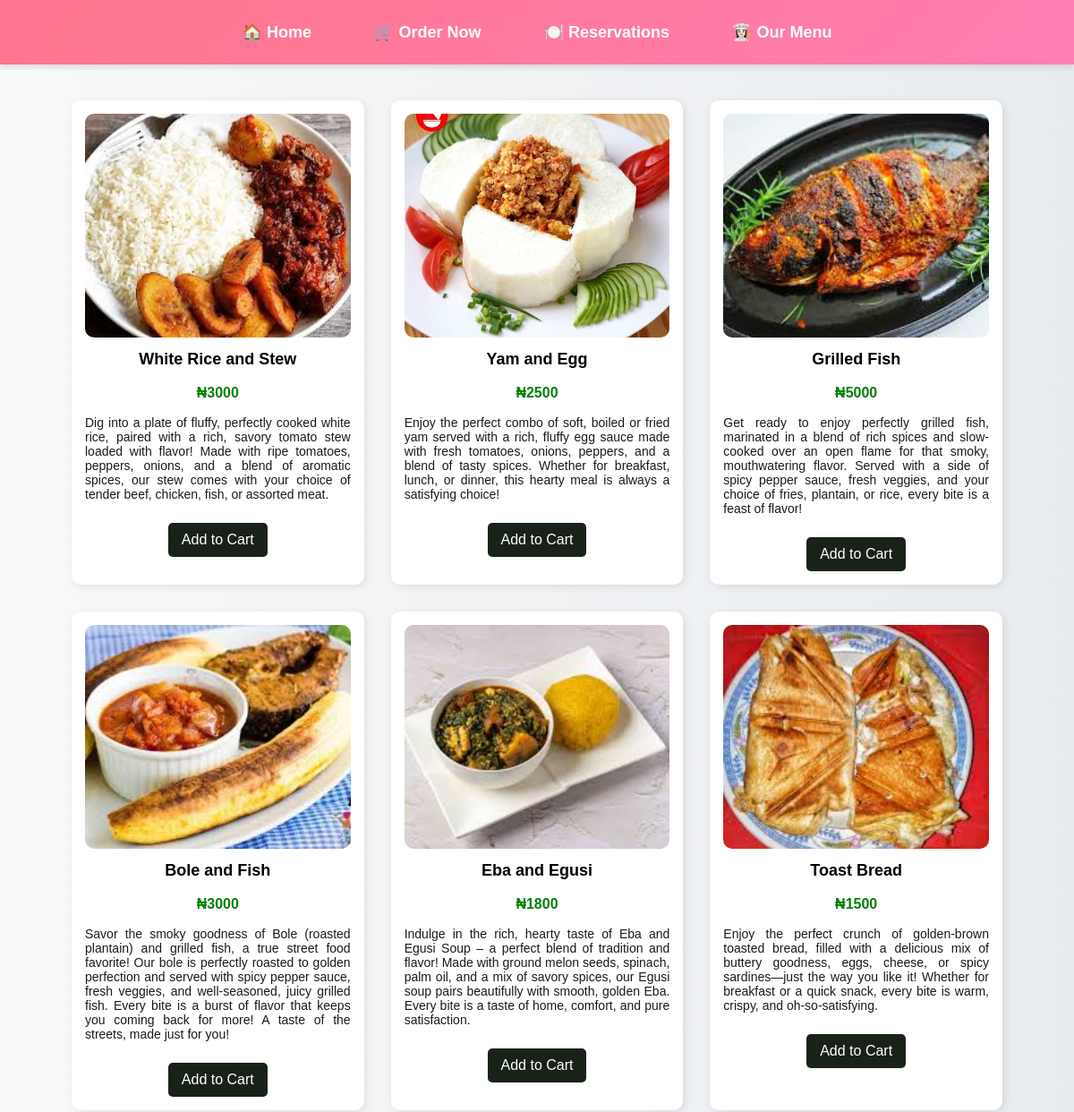
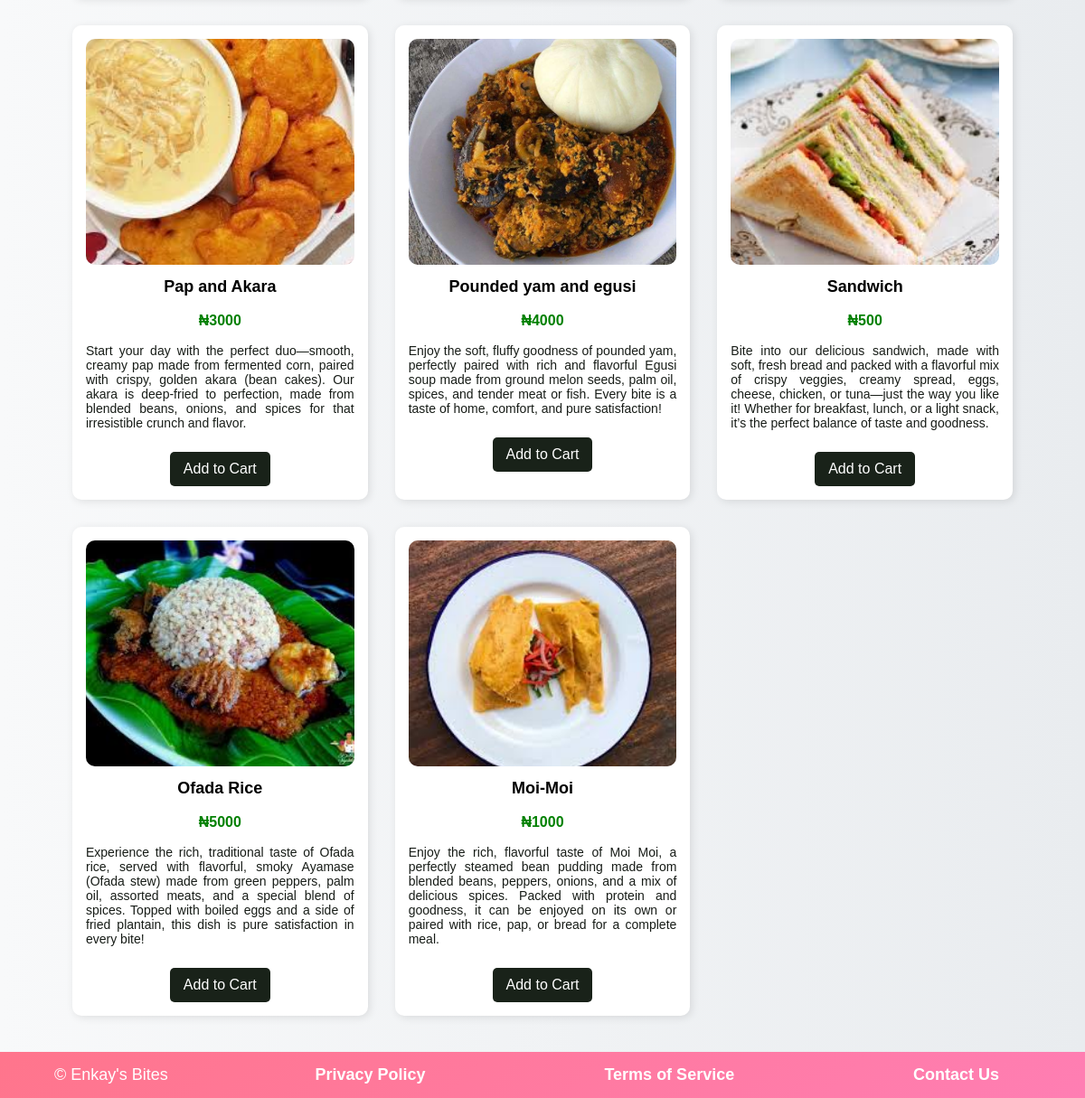
The app's page /menu/ with its own data (2 pictures, top to bottom).
### Kilishi/models.py (models this page shows, shortened)
class products(models.Model):
    product_name = models.CharField(max_length=200)
    price = models.IntegerField(default=0)
    image = models.ImageField(upload_to='images/')
    desc = models.TextField(default=None, null=True, blank=True)

### Kilishi/views.py (the view)
# urls.py: path('menu/', views.menu, name='menu'),
def menu(request):
    from .models import products
    web_product = products.objects.all()
    web_product_dict = {'prod': web_product}
    return render(request, 'menu.html', web_product_dict)

### Kilishi/templates/menu.html (shortened to what this page needs)
{% extends 'base.html' %}
{% load static %}
{% block content %}
<div style="display: grid; grid-template-columns: repeat(auto-fit, minmax(300px, 1fr)); gap: 30px; justify-content: center; padding: 20px; max-width: 1200px; margin: auto;">
    {% for item in prod %}
        <div style="text-align: center; background: #fff; padding: 15px; border-radius: 10px; box-shadow: 2px 2px 10px rgba(0,0,0,0.1);">
            {% if item.image %}
                <img src="{{ item.image.url }}" alt="{{ item.product_name }}"
                     style="width: 100%; height: 250px; object-fit: cover; border-radius: 10px;">
            {% else %}
                <p>No image available</p>
            {% endif %}
            <p style="font-weight: bold; margin-top: 10px; font-size: 18px;">{{ item.product_name }}</p>
            <p style="color: green; font-size: 16px; font-weight: bold;">₦{{ item.price }}</p>
            <p style="color: rgb(23, 28, 23); font-size: 14px; text-align: justify;">{{ item.desc }}</p>
            <a href="{% url 'add_to_cart' item.id %}"
               style="display: inline-block; margin-top: 10px; padding: 10px 15px; background: rgb(25, 34, 25); color: white; text-decoration: none; border-radius: 5px;">
               Add to Cart
            </a>
        </div>
    {% endfor %}
</div>
{% endblock %}

### Kilishi/templates/base.html (shortened to what this page needs)
<!DOCTYPE html>
<html lang="en">
<head>
</head>
<body>
    <nav>
        <a href="{% url 'homepage' %}">🏠 Home</a>
        <a href="{% url 'order' %}">🛒 Order Now</a>
        <a href="{% url 'reservations' %}">🍽️ Reservations</a>
        <a href="{% url 'menu' %}">👩🏻‍🍳 Our Menu</a>
    </nav>
    <div class="container">
        {% block content %}
        {% endblock %}
    </div>
    {%include 'partials/_footer.html'%}
</body>
</html>

### Kilishi/templates/partials/_footer.html (shortened to what this page needs)
<footer>
    <nav>
        <ul>
            <li>&copy; Enkay's Bites</li>
            <li><a href="#">Privacy Policy</a></li>
            <li><a href="#">Terms of Service</a></li>
            <li><a href="mailto:littlelemon@gmail.com">Contact Us</a></li>
        </ul>
    </nav>
</footer>

### Kilishi/templates/base.html (style rules this page uses)
body { font-family: 'Poppins', Arial, sans-serif; background: linear-gradient(to right, #f8f9fa, #e9ecef); margin: 0; padding: 0; display: flex; flex-direction: column; align-items: center; justify-content: center; min-height: 100vh; }
nav { width: 100%; background: linear-gradient(135deg, #ff758c, #ff7eb3); color: white; padding: 15px 0; text-align: center; font-size: 18px; box-shadow: 0 4px 6px rgba(0, 0, 0, 0.1); display: flex; justify-content: center; align-items: center; }
nav a { color: white; text-decoration: none; margin: 0 20px; font-weight: bold; transition: 0.3s; padding: 10px 15px; border-radius: 5px; }
.container { display: flex; flex-wrap: wrap; justify-content: center; gap: 25px; max-width: 90%; padding: 20px; }

### Kilishi/templates/partials/_footer.html (style rules this page uses)
nav { width: 100vw; background: linear-gradient(135deg, #ff758c, #ff7eb3); color: white; padding: 15px 0; font-size: 18px; box-shadow: 0 4px 6px rgba(0, 0, 0, 0.1); }
nav ul { list-style: none; padding: 0; margin: 0; display: flex; justify-content: space-between; align-items: center; width: 90%; max-width: 1200px; margin: 0 auto; }
nav li { display: inline; }
nav a { color: white; text-decoration: none; font-weight: bold; transition: 0.3s; padding: 10px 15px; border-radius: 5px; }

### records on screen
products: image (picture), product_name "White Rice and Stew", price "3000", desc "Dig into a plate of fluffy, perfectly cooked white rice, paired with a rich, savory tomato stew loaded with flavor! Made with ripe tomatoes, peppers, onions, and a blend of aromatic spices, our stew comes with your choice of tender beef, chicken, fish, or assorted meat."
products: image (picture), product_name "Yam and Egg", price "2500", desc "Enjoy the perfect combo of soft, boiled or fried yam served with a rich, fluffy egg sauce made with fresh tomatoes, onions, peppers, and a blend of tasty spices. Whether for breakfast, lunch, or dinner, this hearty meal is always a satisfying choice!"
products: image (picture), product_name "Grilled Fish", price "5000", desc "Get ready to enjoy perfectly grilled fish, marinated in a blend of rich spices and slow-cooked over an open flame for that smoky, mouthwatering flavor. Served with a side of spicy pepper sauce, fresh veggies, and your choice of fries, plantain, or rice, every bite is a feast of flavor!"
products: image (picture), product_name "Bole and Fish", price "3000", desc "Savor the smoky goodness of Bole (roasted plantain) and grilled fish, a true street food favorite! Our bole is perfectly roasted to golden perfection and served with spicy pepper sauce, fresh veggies, and well-seasoned, juicy grilled fish. Every bite is a burst of flavor that keeps you coming back for more! A taste of the streets, made just for you!"
products: image (picture), product_name "Eba and Egusi", price "1800", desc "Indulge in the rich, hearty taste of Eba and Egusi Soup – a perfect blend of tradition and flavor! Made with ground melon seeds, spinach, palm oil, and a mix of savory spices, our Egusi soup pairs beautifully with smooth, golden Eba. Every bite is a taste of home, comfort, and pure satisfaction."
products: image (picture), product_name "Toast Bread", price "1500", desc "Enjoy the perfect crunch of golden-brown toasted bread, filled with a delicious mix of buttery goodness, eggs, cheese, or spicy sardines—just the way you like it! Whether for breakfast or a quick snack, every bite is warm, crispy, and oh-so-satisfying."
products: image (picture), product_name "Pap and Akara", price "3000", desc "Start your day with the perfect duo—smooth, creamy pap made from fermented corn, paired with crispy, golden akara (bean cakes). Our akara is deep-fried to perfection, made from blended beans, onions, and spices for that irresistible crunch and flavor."
products: image (picture), product_name "Pounded yam and egusi", price "4000", desc "Enjoy the soft, fluffy goodness of pounded yam, perfectly paired with rich and flavorful Egusi soup made from ground melon seeds, palm oil, spices, and tender meat or fish. Every bite is a taste of home, comfort, and pure satisfaction!"
products: image (picture), product_name "Sandwich", price "500", desc "Bite into our delicious sandwich, made with soft, fresh bread and packed with a flavorful mix of crispy veggies, creamy spread, eggs, cheese, chicken, or tuna—just the way you like it! Whether for breakfast, lunch, or a light snack, it’s the perfect balance of taste and goodness."
products: image (picture), product_name "Ofada Rice", price "5000", desc "Experience the rich, traditional taste of Ofada rice, served with flavorful, smoky Ayamase (Ofada stew) made from green peppers, palm oil, assorted meats, and a special blend of spices. Topped with boiled eggs and a side of fried plantain, this dish is pure satisfaction in every bite!"
products: image (picture), product_name "Moi-Moi", price "1000", desc "Enjoy the rich, flavorful taste of Moi Moi, a perfectly steamed bean pudding made from blended beans, peppers, onions, and a mix of delicious spices. Packed with protein and goodness, it can be enjoyed on its own or paired with rice, pap, or bread for a complete meal."
